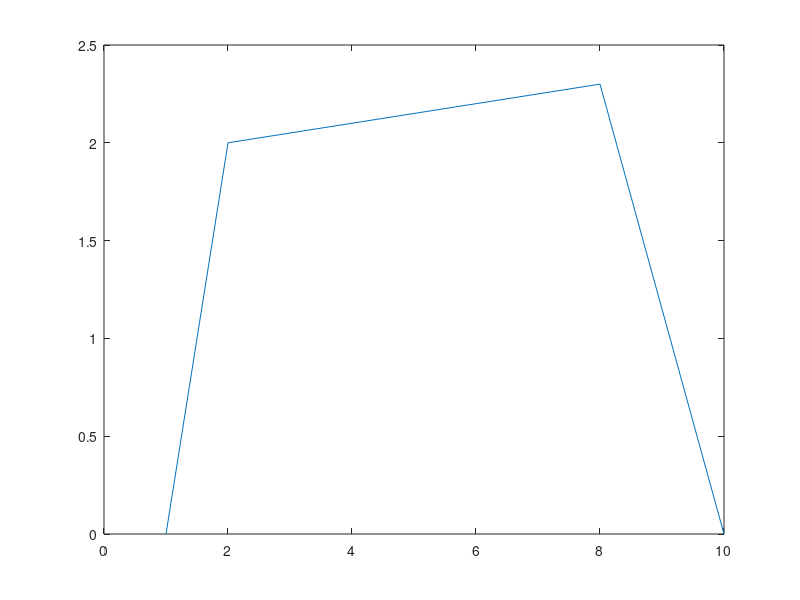

This figure's MATLAB source: (Note: this script raises an error after producing the figure.)
xi = [1,2,4,5];
yi = [1,2,2.3,1.5];

xi = [1,2,8,10];
yi = [0,2,2.3,0];

#xi = [1,1,3,3,1];
#yi = [1,2,2,1,1];

pii = [xi; yi];

plot(xi, yi);

#t = 0:0.01:1; #Bezier
t = 0:0.1:6; #B-spline
for i=1:size(t,2)
   #p(i,:) = bezier(t(i), pii);
   #p(i,:) = bezier_calc(t(i), pii);
   [p(i,:),sN] = bspline(t(i),  pii);
   disp(sN)
endfor

plot( p(:,1), p(:,2) );

plot( xi, yi, p(:,1), p(:,2) );